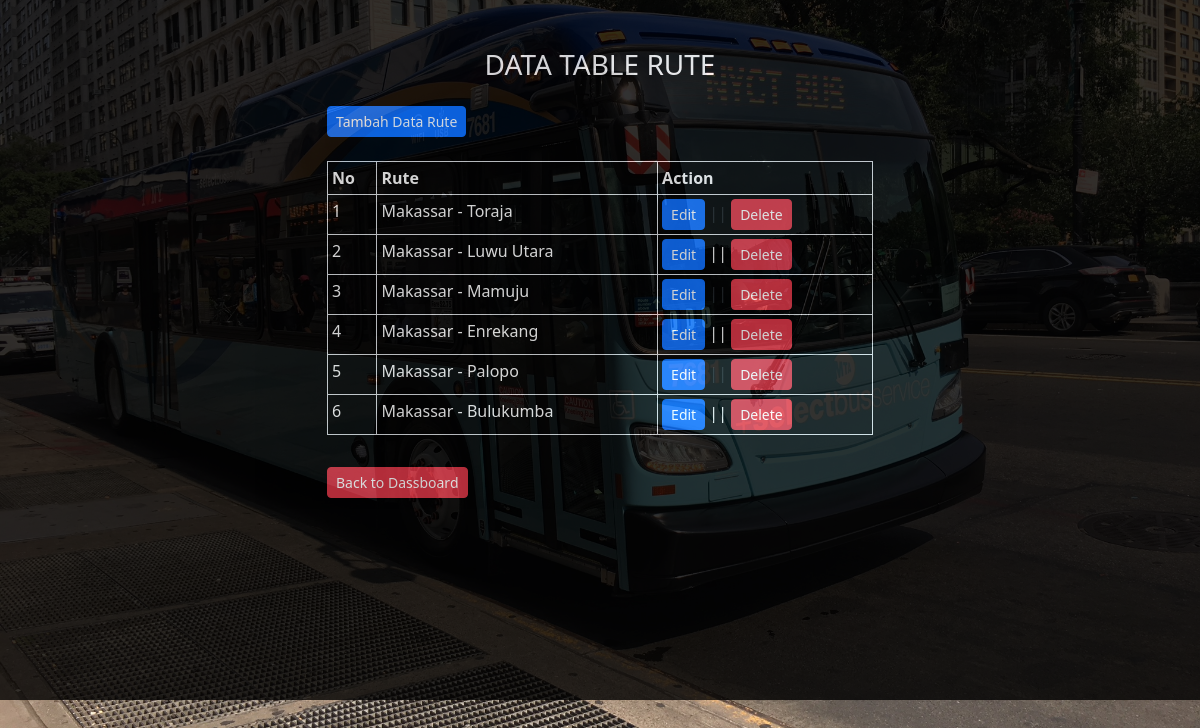
The app's page /admin/rute/rute.php (signed in) with its own data.
### tables this page shows
CREATE TABLE `tb_rute` (
  `id_rute` int(11) NOT NULL,
  `rute` varchar(100) NOT NULL
);

### admin/rute/rute.php (the view, shortened to what this page needs)
<?php
    include '../../koneksi.php';
?>
<!doctype html>
<html lang="en">
  <head>
    <link href="https://cdn.jsdelivr.net/npm/bootstrap@5.2.0-beta1/dist/css/bootstrap.min.css" rel="stylesheet">
  </head>
  <body>
<div class="container-fluid" id="container-fluid">
  <div class="container">
  <div class="row text-white text-center">
      <div class="col-lg-12 mt-5">
          <h3>DATA TABLE RUTE</h3>
      </div>
  </div>
  <div class="row mt-3 mb-4">
        <div class="col-lg-6 offset-lg-3">
            <a href="tambah.php" class="btn btn-primary btn-sm">Tambah Data Rute</a>
        </div>
    </div>
  <div class="row">
        <div class="col-lg-6 offset-lg-3">
            <div class="table-responisve">
                <table class="table table-sm table-striped text-white table-bordered">
                    <thead>
                        <tr data-aos="fade-right" data-aos-duration="2000">
                            <th>No</th>
                            <th>Rute</th>
                            <th>Action</th>
                        </tr>
                    </thead>
                    <tbody>
                    <?php
							$no = 1;
							$rute = mysqli_query($conn, "SELECT * FROM tb_rute");
							if(mysqli_num_rows($rute) > 0){
							while($row = mysqli_fetch_array($rute)){
						?>
						<tr>
							<td class="text-white"><?php echo $no++ ?></td>
							<td class="text-white"><?php echo $row['rute'] ?></td>
                            <td>
                                <a href="ubah.php?id_rute=<?php echo $row['id_rute']?>" class="btn btn-primary btn-sm">Edit</a> ||
                                <a href="hapus.php?id_rute=<?php echo $row['id_rute'] ?>" class="btn btn-danger btn-sm" onclick="return confirm('YAKIN INGI HAPUS DATA?')">Delete</a>
                            </td>
						</tr>
						<?php }}else{ ?>
							<tr>
								<td colspan="8" class="text-white">Belom Ada Rute</td>
							</tr>
						<?php } ?>
					</tbody>
                </table>
            </div>
        </div>
    </div>
    <div class="row mt-3">
    <div class="col-lg-6 offset-lg-3">
            <a href="../dashboard.php" class="btn btn-danger btn-sm">Back to Dassboard</a>
        </div>
    </div>
  </div>
</div>
  </body>
</html>

### admin/rute/rute.php (style rules this page uses)
* { padding: 0; margin: 0; }
html body { background-image: url('../../img/2.jpg'); background-repeat: no-repeat; background-position: center; background-size: cover; height: 600px; }
#container-fluid { background-color: black; opacity: 0.8; height: 700px; }

### records on screen
tb_rute: rute "Makassar - Toraja"
tb_rute: rute "Makassar - Luwu Utara"
tb_rute: rute "Makassar - Mamuju"
tb_rute: rute "Makassar - Enrekang"
tb_rute: rute "Makassar - Palopo"
tb_rute: rute "Makassar - Bulukumba"
